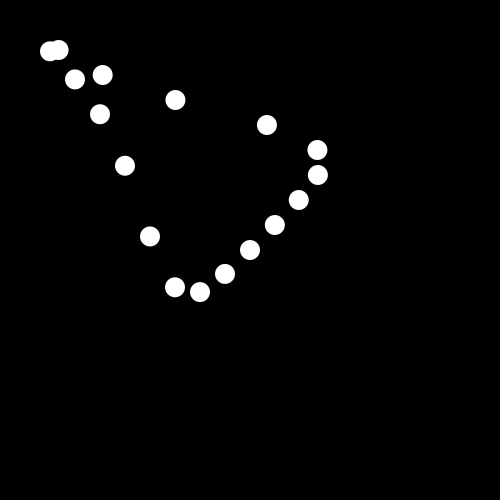
Frame 1 (no input)
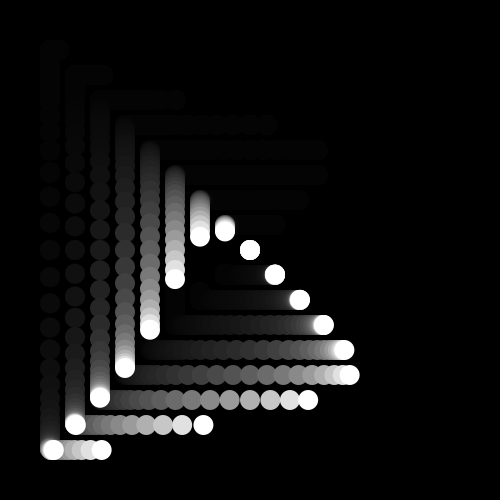
Frame 60 (the mouse pressed at the canvas centre just before this capture)
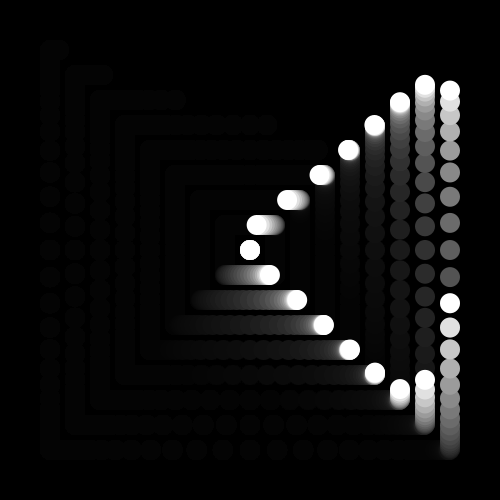
Frame 120 (the mouse held since frame 60 and released just before this capture)

The Processing sketch that drew these frames (run headless with seeded random() and noise(); from frame 60 on, the mouse is pressed at the canvas centre):

// Processing sketch: moving_triangle
// ── moving_triangle.pde
int N=4, R=20, LAYER=17;
Particle p[] = new Particle[LAYER];
void setup(){
  size(500,500);
  background(0);
  fill(255);
  noStroke();
  for(int i=0;i<LAYER;i++){
    PVector input[] = new PVector[N];
    int afford = R + 5;
    input[0] = new PVector(50+afford*i, 50+afford*i);
    input[1] = new PVector(50+afford*i, 450-afford*i);
    input[2] = new PVector(450-afford*i, 450-afford*i);
    input[3] = new PVector(450-afford*i, 50+afford*i);
    p[i] = new Particle(input, 5*i);
  }
}

void draw(){
  fill(0, 30);
  rect(0,0,width, height);
  fill(255);
  for(int i=0;i<LAYER;i++){
    p[i].move();
  }
  
}

float sigmoid(float x){
  return 1.0/(1+exp(-x));
}

class Particle{
  PVector pos = new PVector();
  PVector points[] = new PVector[N], points_init[];
  
  int offset=2;
  int t;
  int cycle=45;
  
  Particle(PVector input[], int idx_){
    points_init = input;
    offset = idx_;
  }
  
  void init(){
    for(int i=0;i<points.length;i++){
      points[i] = new PVector(points_init[i].x, points_init[i].y);
    }
  }
  
  void move(){
    init();
    int idx = ((frameCount+offset) % (points.length * cycle)) / cycle;
    float t = sigmoid(map((frameCount+offset) % cycle, 0, cycle-1, -6, 6));
    int prev_idx = idx;
    int next_idx = (prev_idx+1 == points.length)?0:prev_idx+1;
    //println(prev_idx, next_idx, t);
    pos = points[prev_idx].mult(1.0-t).add(points[next_idx].mult(t));
    circle(pos.x, pos.y, R);
    //println(points[0].x, points[0].y);
  }
}
